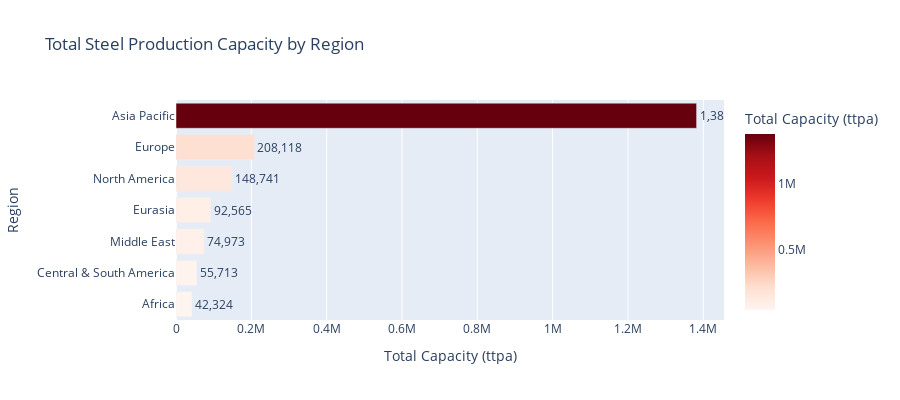

Here is the notebook cell this chart was saved with:
### Markdown cell above
### Question 4: Capacity Analysis
**Task:** Analyze the capacity distribution.
- What is the total global steel production capacity?
- Which companies have the highest total capacity?
- How does capacity vary by region?

### Code cell
total_capacity = df['Nominal crude steel capacity (ttpa)'].sum()
plants_with_capacity = df['Nominal crude steel capacity (ttpa)'].notna().sum()

print("Global Steel Production Capacity:\n")
print(f"  Total capacity: {total_capacity:,.0f} ttpa")
print(f"  Plants with capacity data: {plants_with_capacity} out of {len(df)}")
print(f"  Average capacity per plant: {df['Nominal crude steel capacity (ttpa)'].mean():,.0f} ttpa")

capacity_by_region = df.groupby('Region')['Nominal crude steel capacity (ttpa)'].agg(['sum', 'count', 'mean']).round(0)
capacity_by_region.columns = ['Total Capacity (ttpa)', 'Number of Plants', 'Average Capacity (ttpa)']
capacity_by_region = capacity_by_region.sort_values('Total Capacity (ttpa)', ascending=False)

print("\nCapacity by Region:\n")
print(capacity_by_region)

fig1 = px.bar(
    capacity_by_region.reset_index(),
    x='Total Capacity (ttpa)',
    y='Region',
    orientation='h',
    title='Total Steel Production Capacity by Region',
    labels={'Total Capacity (ttpa)': 'Total Capacity (ttpa)', 'Region': 'Region'},
    color='Total Capacity (ttpa)',
    color_continuous_scale='Reds',
    text='Total Capacity (ttpa)'
)
fig1.update_layout(yaxis={'categoryorder': 'total ascending'}, showlegend=False, height=400)
fig1.update_traces(texttemplate='%{text:,.0f}', textposition='outside')
fig1.show()

fig2 = px.pie(
    capacity_by_region.reset_index(),
    values='Total Capacity (ttpa)',
    names='Region',
    title='Global Steel Capacity Distribution by Region',
    hole=0.3
)
fig2.update_traces(textposition='inside', textinfo='percent+label')
fig2.update_layout(height=500)
fig2.show()

print(f"\nKey Insights:")
print(f"  • {capacity_by_region.index[0]} has the highest capacity with {capacity_by_region.iloc[0, 0]:,.0f} ttpa ({capacity_by_region.iloc[0, 0]/total_capacity*100:.1f}%)")
print(f"  • Top 3 regions account for {capacity_by_region.head(3)['Total Capacity (ttpa)'].sum():,.0f} ttpa ({capacity_by_region.head(3)['Total Capacity (ttpa)'].sum()/total_capacity*100:.1f}%)")
print(f"  • Highest average plant capacity: {capacity_by_region['Average Capacity (ttpa)'].idxmax()} ({capacity_by_region['Average Capacity (ttpa)'].max():,.0f} ttpa)")

### Figure 1 — Plotly figure (JSON) as saved in the notebook; plotly's stock layout.template omitted (floating-point values rounded to 4 significant figures)
{"data": [{"hovertemplate": "Total Capacity (ttpa)=%{marker.color}<br>Region=%{y}<extra></extra>", "legendgroup": "", "marker": {"color": [1382000.0, 208100.0, 148700.0, 92560.0, 74970.0, 55710.0, 42320.0], "coloraxis": "coloraxis", "pattern": {"shape": ""}}, "name": "", "orientation": "h", "showlegend": false, "text": [1382000.0, 208100.0, 148700.0, 92560.0, 74970.0, 55710.0, 42320.0], "textposition": "outside", "texttemplate": "%{text:,.0f}", "type": "bar", "x": [1382000.0, 208100.0, 148700.0, 92560.0, 74970.0, 55710.0, 42320.0], "xaxis": "x", "y": ["Asia Pacific", "Europe", "North America", "Eurasia", "Middle East", "Central & South America", "Africa"], "yaxis": "y"}], "layout": {"barmode": "relative", "coloraxis": {"colorbar": {"title": {"text": "Total Capacity (ttpa)"}}, "colorscale": [[0, "rgb(255,245,240)"], [0.125, "rgb(254,224,210)"], [0.25, "rgb(252,187,161)"], [0.375, "rgb(252,146,114)"], [0.5, "rgb(251,106,74)"], [0.625, "rgb(239,59,44)"], [0.75, "rgb(203,24,29)"], [0.875, "rgb(165,15,21)"], [1, "rgb(103,0,13)"]]}, "height": 400, "legend": {"tracegroupgap": 0}, "showlegend": false, "title": {"text": "Total Steel Production Capacity by Region"}, "xaxis": {"anchor": "y", "domain": [0, 1], "title": {"text": "Total Capacity (ttpa)"}}, "yaxis": {"anchor": "x", "categoryorder": "total ascending", "domain": [0, 1], "title": {"text": "Region"}}}}
